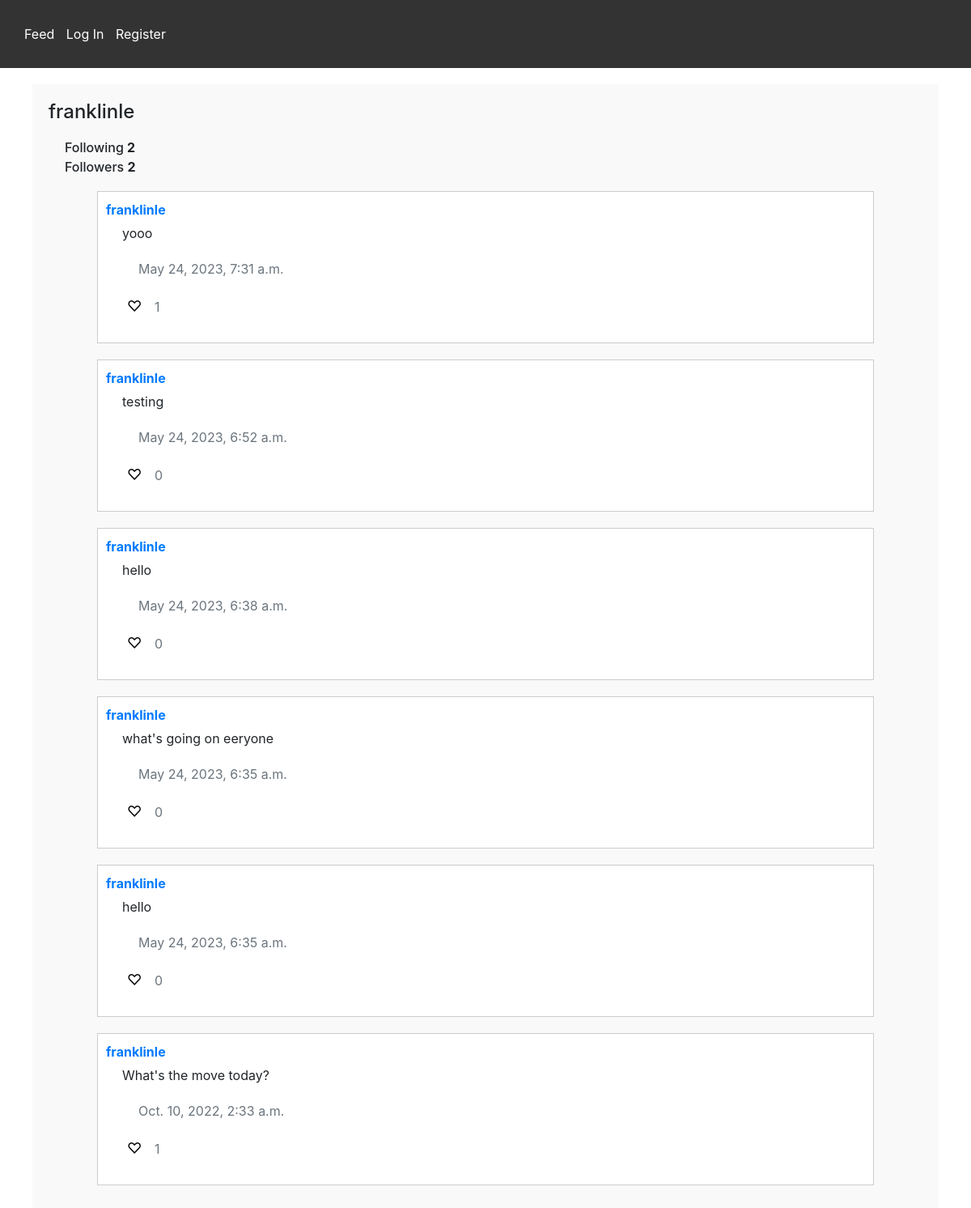
The app's page /profile/franklinle with its own data.
### networkApp/models.py (models this page shows)
class User(AbstractUser):
    pass

class Posts(models.Model):
    user = models.ForeignKey(User, on_delete=models.CASCADE, related_name="posts")
    time_posted = models.DateTimeField(default=timezone.now)
    content = models.CharField(max_length=300)
    likes = models.ManyToManyField(User, related_name="like", default=None, blank=True)
    like_count = models.BigIntegerField(default=0)

### networkApp/views.py (the view)
# urls.py: path("profile/<str:user>", views.profile, name="profile"),
def profile(request, user):
    profileUserID = User.objects.get(username=user).id
    userPosts = Posts.objects.filter(
        user_id=profileUserID).order_by('-time_posted')
    paginator = Paginator(userPosts, 10)
    page_number = request.GET.get('page', 1)
    try:
        page_obj = paginator.get_page(page_number)
    except EmptyPage:
        page_obj = paginator.get_page(1)
    following = UserFollowing.objects.filter(user_id=profileUserID)
    if request.user.is_authenticated == True:
        currentUserID = User.objects.get(username=request.user).id
        if User.objects.get(username=request.user).id == profileUserID:
            followButton = False
        else:
            followButton = True
            try:
                followCheck = UserFollowing.objects.get(
                    user_id=currentUserID, following_user_id=profileUserID)
                if followCheck:
                    following = True
            except UserFollowing.DoesNotExist:
                following = False
    else:
        currentUserID = None
        followButton = False
    profUser = User.objects.get(id=profileUserID)
    followingCount = len(profUser.following.all())
    followerCount = len(profUser.followers.all())
    return render(request, "networkApp/profile.html", {
        "profUser": profUser,
        "page_obj": page_obj,
        "followButton": followButton,
        "currentUserID": currentUserID,
        "following": following,
        "followingCount": followingCount,
        "followerCount": followerCount
    })

### networkApp/templates/networkApp/profile.html (shortened to what this page needs)
{% extends "networkApp/layout.html" %}  {% block body %}
<div id="new-post-section-background">
  <h3 id="profileUser">{{ profUser }}</h3>
  <div>
    <h6>Following <span id="following-number">{{ followingCount }}</span></h6>
    <h6>Followers <span id="followers-number">{{ followerCount }}</span></h6>
  </div>
  <div class="posts-section">
    <div class="posts-section">
      {% for post in page_obj %}
      <div id="post-{{ post.id }}" class="post">
        <p>
          <a
            href="{% url 'profile' post.user %}"
            data-url="{% url 'editPost' %}"
            ><strong>{{ post.user }}</strong></a
          >
        </p>
        <div id="content-{{ post.id }}" class="post-content">
          {{ post.content }}
          <div class="text-muted">{{ post.time_posted }}</div>
        </div>
        <div>
          <button
            id="like-{{ post.id }}"
            class="like-button"
            value="{{ post.id }}"
            type="button"
          >
            ♡
          </button>
          <span id="like_count_{{post.id}}" class="text-muted"
            >{{ post.like_count }}</span
          >
        </div>
      </div>
      {% endfor %}
    </div>
    {% endblock %}

### networkApp/static/networkApp/styles.css (style rules this page uses)
div { margin: 20px; }
#new-post-section-background { background-color: #f9f9f9; padding: 20px; }
#profileUser { font-size: 24px; margin-bottom: 10px; }
h6 { margin-bottom: 5px; }
#following-number, #followers-number { font-weight: bold; }
.posts-section { margin-top: 20px; }
.post { background-color: #fff; border: 1px solid #ccc; padding: 10px; margin-bottom: 10px; }
.post p { margin: 0; }
.post-content { margin-top: 5px; }
.text-muted { color: #888; }
.like-button { background-color: transparent; border: none; cursor: pointer; font-size: 18px; margin-right: 5px; }
#new-post-section-background h3 { font-size: 24px; margin-bottom: 10px; }

### records on screen
User: username "franklinle"
Posts: user "franklinle", content "yooo", time_posted "May 24, 2023, 7:31 a.m.", {{ post.id }} 16 (drawn), like_count "1"
Posts: user "franklinle", content "testing", time_posted "May 24, 2023, 6:52 a.m.", {{ post.id }} 14 (drawn), like_count "0"
Posts: user "franklinle", content "hello", time_posted "May 24, 2023, 6:38 a.m.", {{ post.id }} 13 (drawn), like_count "0"
Posts: user "franklinle", content "what's going on eeryone", time_posted "May 24, 2023, 6:35 a.m.", {{ post.id }} 12 (drawn), like_count "0"
Posts: user "franklinle", content "hello", time_posted "May 24, 2023, 6:35 a.m.", {{ post.id }} 11 (drawn), like_count "0"
Posts: user "franklinle", content "What's the move today?", time_posted "Oct. 10, 2022, 2:33 a.m.", {{ post.id }} 5 (drawn), like_count "1"

### other values on screen
{{ followingCount }} "2"
{{ followerCount }} "2"
